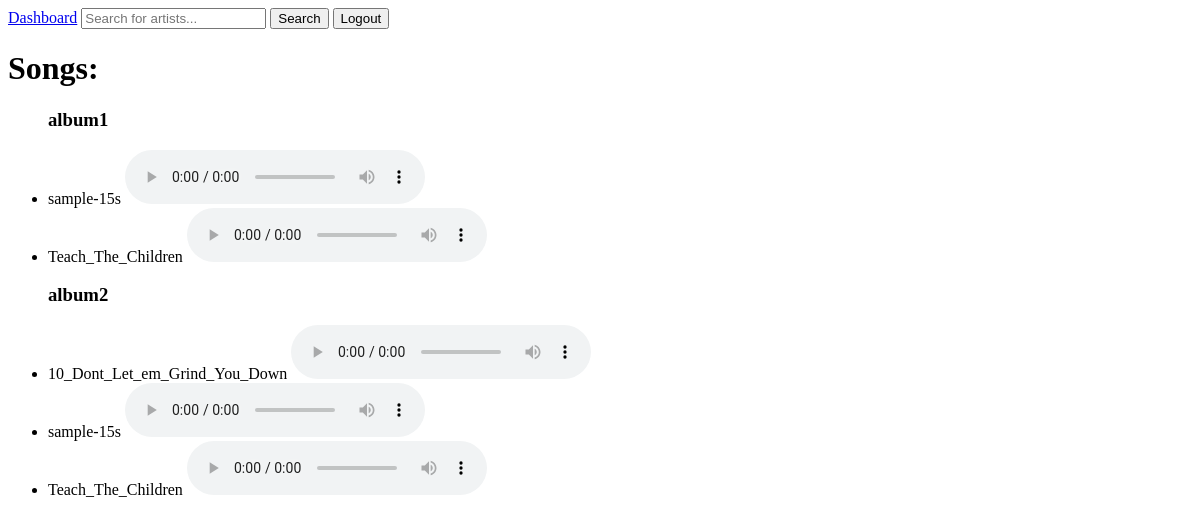
/songs, run on an earlier commit of the app's database.
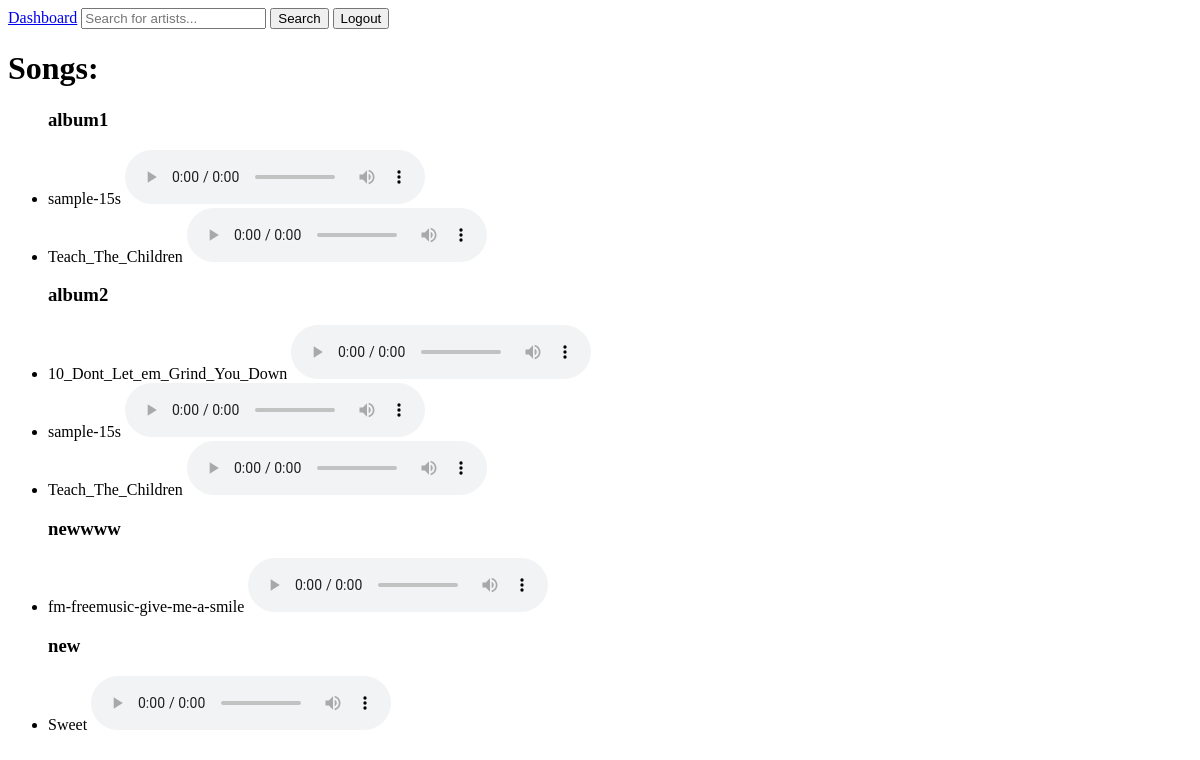
And on a later commit of the database.
### models.py (models this page shows, shortened)
class Album(db.Model):
    album_id = db.Column(db.Integer, primary_key=True)
    album_title = db.Column(db.String(80), nullable=False)
    album_release_date = db.Column(db.DateTime, nullable=False)
    artist_id = db.Column(db.Integer, db.ForeignKey('artist.user_id'), nullable=False)
    songs = db.relationship('Song', backref='album', lazy=True)

class Song(db.Model):
    song_id = db.Column(db.Integer, primary_key=True)
    song_title = db.Column(db.String(80), nullable=False)
    length = db.Column(db.Integer, nullable=False)
    album_id = db.Column(db.Integer, db.ForeignKey('album.album_id'))
    listener_songs = db.relationship('ListenerSong', backref='song', lazy=True)
    playlist_songs = db.relationship('PlaylistSong', backref='song', lazy=True)
    file_path = db.Column(db.String(255), nullable=False)

### app.py (the view)
@app.route('/songs')
def songs():
    all_albums = Album.query.all()
    return render_template('songs.html', albums=all_albums)

### templates/songs.html (shortened to what this page needs)
<!DOCTYPE html>
<html lang="en">
<head>
</head>
<body>
    {% include 'navbar.html' %}
    <h1>Songs:</h1>
    <ul>
        {% for album in albums %}
            <h3>{{ album.album_title }}</h3>
            {% for song in album.songs %}
                <li>
                    {{ song.song_title }}
                    <audio controls>
                        <source src="{{ url_for('static', filename='audio/' + album.artist_id|string + '/' + album.album_title.replace(' ', '_').lower() + '/' + song.song_title + '.mp3') }}" type="audio/mpeg">
                    </audio>
                </li>
            {% endfor %}
        {% endfor %}
    </ul>
</body>
</html>

### templates/navbar.html
<nav>
    <a href="{{ url_for('dashboard') }}">Dashboard</a>
    <form action="{{ url_for('search') }}" method="POST" style="display: inline;">
        <input type="text" name="search_query" placeholder="Search for artists...">
        <button type="submit">Search</button>
    </form>
    <form action="{{ url_for('logout') }}" method="POST" style="display: inline;">
        <input type="submit" value="Logout">
    </form>
</nav>

What changed in the data, as far as the page shows it:
added Album: album_title "newwww"
added Song: song_title "fm-freemusic-give-me-a-smile", shown under "newwww"
added Album: album_title "new"
added Song: song_title "Sweet", shown under "new"
